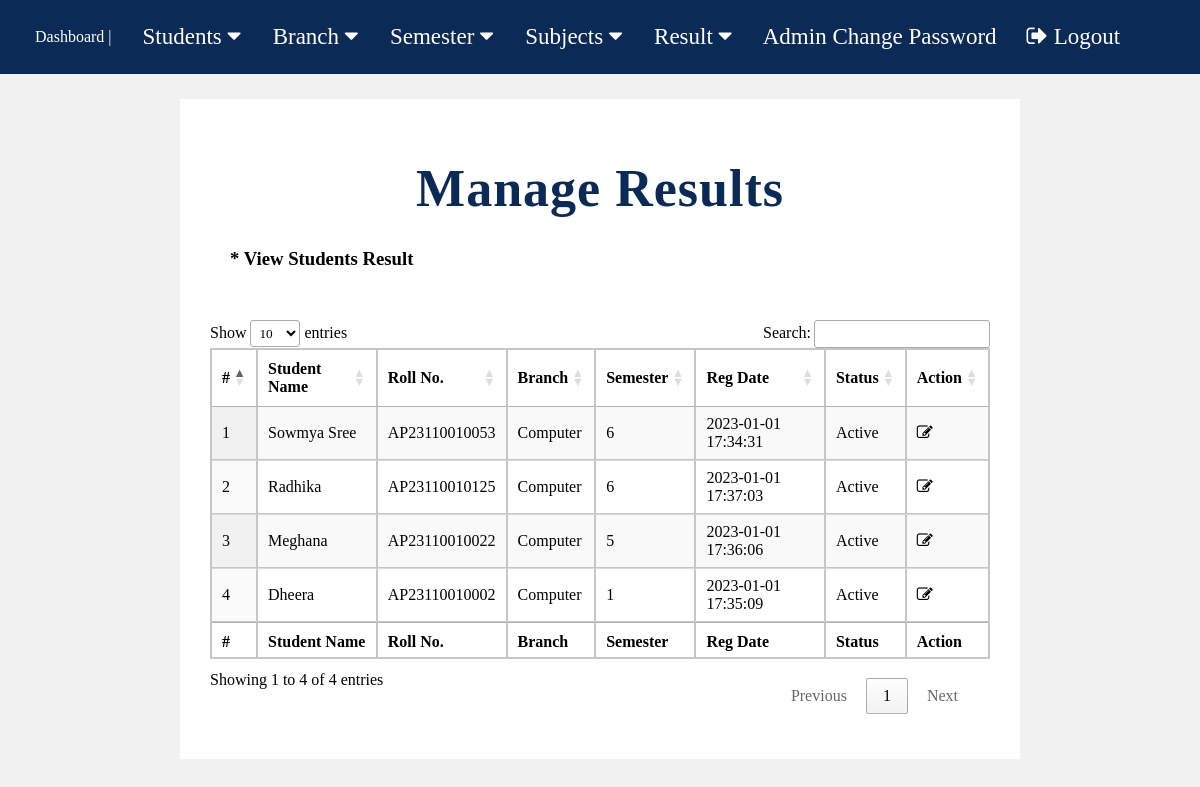
The app's page /manage-results.php (signed in) with its own data.
### tables this page shows
CREATE TABLE `student` (
  `reg_id` int(255) NOT NULL,
  `Name` varchar(200) NOT NULL,
  `Roll_No` varchar(160) NOT NULL,
  `Email` varchar(100) NOT NULL,
  `Gender` varchar(50) NOT NULL,
  `DOB` varchar(100) NOT NULL,
  `branch_id` int(100) NOT NULL,
  `sem_id` int(8) NOT NULL,
  `Reg_date` timestamp NOT NULL DEFAULT current_timestamp(),
  `status` int(1) NOT NULL
);

### manage-results.php (the view, shortened to what this page needs)
<?php
include "includes/connection.php";
?>
<!DOCTYPE html>
<html lang="en">
<head>
    <link rel="stylesheet" type="text/css" href="css/fp1.css?version=51">
	<link rel="stylesheet" href=
"https://cdn.datatables.net/1.10.22/css/jquery.dataTables.min.css" />
</head>
<body>
    <?php include "nav.php";?>
    <div class="m2">
        <h1 style="text-align:center;">Manage Results</h1>
        <h3 style="margin : 20px; margin-bottom:50px">* View Students Result</h3>
        <table id="tableID" class="display">
            <thead  >
                <tr >
                    <th >#</th>
                    <th>Student Name</th>
                    <th>Roll No.</th>
                    <th>Branch</th>
                    <th>Semester</th>
                    <th>Reg Date</th>
                    <th>Status</th>
                    <th>Action</th>
                </tr>
            </thead>
            <tfoot>
                <tr>
                    <th>#</th>
                    <th>Student Name</th>
                    <th>Roll No.</th>
                    <th>Branch</th>
                    <th>Semester</th>
                    <th>Reg Date</th>
                    <th>Status</th>
                    <th>Action</th>
                </tr>
            </tfoot>
            <tbody>
<?php
$sql = "SELECT distinct student.Name, student.Roll_No, student.Reg_date, student.status, student.reg_id, branch.branch, semester.semester from results join student on results.roll_no = student.Roll_No join branch on branch.branch_id = results.branch_id join semester on semester.sem_id = results.sem_id ";
$result = mysqli_query($conn, $sql);
$c = 1;
$num = mysqli_num_rows($result);
if($num > 0){
    while($row = mysqli_fetch_assoc($result)){
        ?>
        <tr>
            <td><?php echo $c;?></td>
            <td><?php echo $row['Name'];?></td>
            <td><?php echo $row['Roll_No'];?></td>
            <td><?php echo $row['branch'];?></td>
            <td><?php echo $row['semester'];?></td>
            <td><?php echo $row['Reg_date'];?></td>
            <td><?php if($row['status'] == 1){
                echo "Active";
            }
            else{
                echo "Blocked";
            };?></td>
            <td><a href="edit-result.php?stid=<?php echo $row['reg_id'];?>"><i class="fa fa-edit" title="Edit Record"></i> </a></td>
        </tr>
        <?php
        $c++;
    }
}
?>
            </tbody>
        </table>
    </div>
</body>
</html>

### css/fp1.css (style rules this page uses)
body { background-color: rgb(241, 241, 241); margin: 0; }
table { border: 1px solid rgb(199, 197, 197); margin: auto auto; border-collapse: collapse; width: 95%; margin-bottom: 50px; }
th, td { border-collapse: collapse; padding: 8px; text-align: left; border: 1px solid rgb(199, 197, 197); border-collapse: collapse; }
th { text-align: left; }
a { text-decoration: none; color: black; }
.m2 { background-color:White; border: 30px solid white; margin : 25px auto; width: 65%; }

### css/nav.css (style rules this page uses)
* { font-family: 'Times New Roman', Times, serif; }
h1, .dashboard-heading { font-size: 52px; font-weight: 800; text-align: center; margin: 30px 0; color: #0b2a55; letter-spacing: 1px; }

### records on screen
student: Name "Sowmya Sree", Roll_No "AP23110010053", branch "Computer", semester "6", Reg_date "2023-01-01 17:34:31", status "Active"
student: Name "Radhika", Roll_No "AP23110010125", branch "Computer", semester "6", Reg_date "2023-01-01 17:37:03", status "Active"
student: Name "Meghana", Roll_No "AP23110010022", branch "Computer", semester "5", Reg_date "2023-01-01 17:36:06", status "Active"
student: Name "Dheera", Roll_No "AP23110010002", branch "Computer", semester "1", Reg_date "2023-01-01 17:35:09", status "Active"
